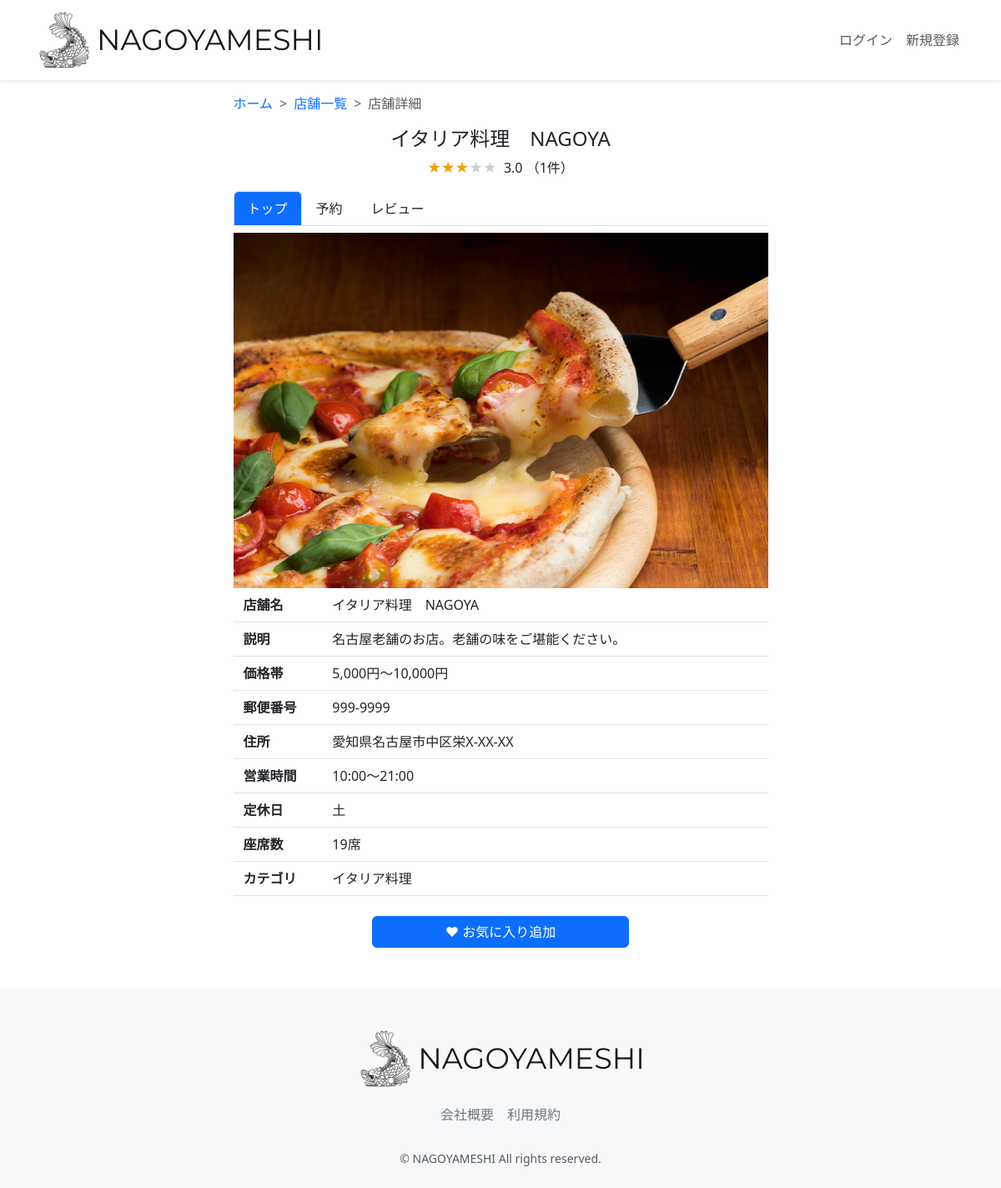
The app's page /restaurant-detail/14/ with its own data.
### restaurant/models.py (models this page shows, shortened)
class Restaurant(models.Model):
    name = models.CharField(verbose_name="店舗名", max_length=64)
    description = models.CharField(verbose_name="説明", max_length=128)
    price = models.CharField(verbose_name="価格帯", max_length=32)
    zip_code = models.CharField(verbose_name="郵便番号", max_length=32)
    address = models.CharField(verbose_name="住所", max_length=128)
    business_time = models.CharField(verbose_name="営業時間", max_length=64)
    close_day_of_week = models.CharField(verbose_name="定休日", max_length=32)
    seats_number = models.CharField(verbose_name="座席数", max_length=32)
    category = models.ForeignKey(
        Category, verbose_name="カテゴリー", on_delete=models.PROTECT
    )
    rate = models.FloatField(verbose_name="レート", default=0.0)
    review_num = models.IntegerField(verbose_name="レビュー数", default=0)
    reservation_num = models.IntegerField(verbose_name="予約数", default=0)
    photo = models.ImageField(verbose_name="写真", blank=True, null=True)
    created_at = models.DateTimeField(verbose_name="作成日時", auto_now_add=True)
    updated_at = models.DateTimeField(verbose_name="更新日時", auto_now=True)
    class Meta:
        verbose_name = '店舗一覧'
        verbose_name_plural = "店舗一覧"

class Category(models.Model):
    name = models.CharField(verbose_name="カテゴリー名", max_length=64)
    photo = models.ImageField(verbose_name="写真", blank=True, null=True)
    class Meta:
        verbose_name = 'カテゴリー一覧'
        verbose_name_plural = "テゴリー一覧"
    def __str__(self):
        return self.name

### restaurant/views.py (the view, shortened to what this page needs)
class RestaurantDetailView(generic.DetailView):
    template_name = "restaurant/restaurant_detail.html"
    model = models.Restaurant
    def get_context_data(self, **kwargs):
        user = self.request.user
        pk = self.kwargs["pk"]
        context = super(RestaurantDetailView, self).get_context_data(**kwargs)
        restaurant = models.Restaurant.objects.filter(id=pk).first()
        is_favorite = False
        if user.is_authenticated:
            is_favorite = (
                models.Favorite.objects.filter(user=user)
                .filter(restaurant=models.Restaurant.objects.get(pk=pk))
                .exists()
            )
        average_rate = models.Review.objects.filter(restaurant=restaurant).aggregate(
            Avg("rate")
        )
        average_rate = (
            average_rate["rate__avg"] if average_rate["rate__avg"] is not None else 0
        )
        average_rate = round(average_rate, 2)
        if average_rate % 1 == 0:
            average_rate_star = int(average_rate)
        else:
            average_rate_star = round(average_rate * 2) / 2
        rate_count = models.Review.objects.filter(restaurant=restaurant).count()
        context.update(
            {
                "is_favorite": is_favorite,
                "average_rate": average_rate,
                "average_rate_star": average_rate_star,
                "rate_count": rate_count,
            }
        )
        return context

### restaurant/templates/restaurant/restaurant_detail.html (shortened to what this page needs)
{% extends "layout/base.html" %}
{% load static %}
{% block content %}
<main>
  <div class="container nagoyameshi-container pb-5">
    <div class="row justify-content-center">
      <div class="col-xxl-6 col-xl-7 col-lg-8 col-md-10">
        <nav class="my-3" style="--bs-breadcrumb-divider: '>';" aria-label="breadcrumb">
          <ol class="breadcrumb mb-0">
            <li class="breadcrumb-item"><a href="{% url 'top_page' %}">ホーム</a></li>
            <li class="breadcrumb-item">
              <a href="{% url 'restaurant_list' %}?keyword=&button_type=keyword">店舗一覧</a>
            </li>
            <li class="breadcrumb-item active" aria-current="page">店舗詳細</li>
          </ol>
        </nav>
        <h1 class="mb-2 text-center">{{ object.name }}</h1>
        <p class="text-center">
          <span class="star-rating me-1" data-rate="{{ average_rate_star }}"></span>
          {{ average_rate }} （{{ rate_count }}件）
        </p>
        <ul class="nav nav-tabs mb-2">
          <li class="nav-item">
            <a class="nav-link active bg-primary text-white" aria-current="page" href="{% url 'restaurant_detail' object.id %}">トップ</a>
          </li>
          <li class="nav-item">
            <a class="nav-link link-dark" href="{% url 'reservation_create' object.id %}">予約</a>
          </li>
          <li class="nav-item">
            <a class="nav-link link-dark" href="{% url 'review_list' object.id %}">レビュー</a>
          </li>
        </ul>
        <div class="mb-2">
          {% if object.photo %}
          <img src="{{ object.photo.url }}" class="w-100">
          {% endif %}
        </div>
        <div class="container">
          <div class="row pb-2 mb-2 border-bottom">
            <div class="col-2">
              <span class="fw-bold">店舗名</span>
            </div>
            <div class="col">
              <span>{{ object.name }}</span>
            </div>
          </div>
          <div class="row pb-2 mb-2 border-bottom">
            <div class="col-2">
              <span class="fw-bold">説明</span>
            </div>
            <div class="col">
              <span>{{ object.description }}</span>
            </div>
          </div>
          <div class="row pb-2 mb-2 border-bottom">
            <div class="col-2">
              <span class="fw-bold">価格帯</span>
            </div>
            <div class="col">
              <span>{{ object.price }}</span>
            </div>
          </div>
          <div class="row pb-2 mb-2 border-bottom">
            <div class="col-2">
              <span class="fw-bold">郵便番号</span>
            </div>
            <div class="col">
              <span>{{ object.zip_code }}</span>
            </div>
          </div>
          <div class="row pb-2 mb-2 border-bottom">
            <div class="col-2">
              <span class="fw-bold">住所</span>
            </div>
              <div class="col">
                <span>{{ object.address }}</span>
              </div>
            </div>
            <div class="row pb-2 mb-2 border-bottom">
              <div class="col-2">
                <span class="fw-bold">営業時間</span>
              </div>
              <div class="col">
                <span>{{ object.business_time }}</span>
              </div>
            </div>
            <div class="row pb-2 mb-2 border-bottom">
              <div class="col-2">
                <span class="fw-bold">定休日</span>
              </div>
              <div class="col d-flex">
                <div>
                  {{ object.close_day_of_week }}
                </div>
              </div>
            </div>
            <div class="row pb-2 mb-2 border-bottom">
              <div class="col-2">
                <span class="fw-bold">座席数</span>
              </div>
              <div class="col">
                <span>{{ object.seats_number }}</span>
              </div>
            </div>
            <div class="row pb-2 mb-4 border-bottom">
              <div class="col-2">
                <span class="fw-bold">カテゴリ</span>
              </div>
              <div class="col d-flex">
                <div>
                  {{ object.category }}
                </div>
              </div>
            </div>
            <form method="POST" enctype="multipart/form-data" class="text-center">
              {% if is_favorite %}
              <button type="submit" class="btn btn-outline-primary shadow-sm w-50 remove-favorite-button">
                ♥ お気に入り解除
              </button>
              {% else %}
              <button type="submit" class="btn btn-primary text-white shadow-sm w-50">
                ♥ お気に入り追加
              </button>
              {% endif %}
            </form>
        </div>
      </div>
    </div>
  </div>
</main>
{% endblock %}

### static/css/nagoyameshi.css (style rules this page uses)
h1 { font-size: 1.5rem; }
a { text-decoration: none !important; }
.star-rating { position: relative; z-index: 0; display: inline-block; white-space: nowrap; color: #CCCCCC; }
.star-rating:before, .star-rating:after { content: '★★★★★'; }
.star-rating:after { position: absolute; z-index: 1; top: 0; left: 0; overflow: hidden; white-space: nowrap; color: #F29F05; }
.star-rating[data-rate="3"]:after { width: 60%; }

### records on screen
Restaurant: name "イタリア料理 NAGOYA", photo (picture), description "名古屋老舗のお店。老舗の味をご堪能ください。", price "5,000円～10,000円", zip_code "999-9999", address "愛知県名古屋市中区栄X-XX-XX", business_time "10:00～21:00", close_day_of_week "土", seats_number "19席", category "イタリア料理"

### other values on screen
{{ average_rate }} "3.0"
{{ rate_count }} "1"
